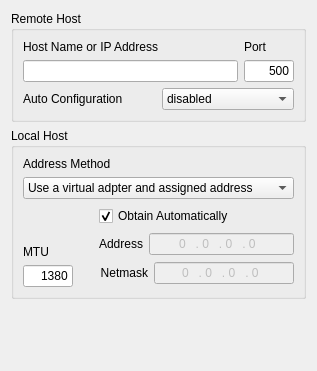
     <widget class="QWidget" name="tabGeneral" >
      <attribute name="title" >
       <string>General</string>
      </attribute>
      <layout class="QVBoxLayout" >
       <item>
        <widget class="QGroupBox" name="groupBoxRemoteHost" >
         <property name="title" >
          <string>Remote Host</string>
         </property>
         <layout class="QVBoxLayout" >
          <item>
           <layout class="QHBoxLayout" >
            <item>
             <layout class="QVBoxLayout" >
              <item>
               <widget class="QLabel" name="textLabelHost" >
                <property name="text" >
                 <string>Host Name or IP Address</string>
                </property>
                <property name="wordWrap" >
                 <bool>false</bool>
                </property>
               </widget>
              </item>
              <item>
               <widget class="QLineEdit" name="lineEditHost" >
                <property name="sizePolicy" >
                 <sizepolicy vsizetype="Preferred" hsizetype="Expanding" >
                  <horstretch>1</horstretch>
                  <verstretch>0</verstretch>
                 </sizepolicy>
                </property>
               </widget>
              </item>
             </layout>
            </item>
            <item>
             <layout class="QVBoxLayout" >
              <item>
               <widget class="QLabel" name="textLabelPort" >
                <property name="text" >
                 <string>Port</string>
                </property>
                <property name="wordWrap" >
                 <bool>false</bool>
                </property>
               </widget>
              </item>
              <item>
               <widget class="QLineEdit" name="lineEditPort" >
                <property name="sizePolicy" >
                 <sizepolicy vsizetype="Preferred" hsizetype="Fixed" >
                  <horstretch>0</horstretch>
                  <verstretch>0</verstretch>
                 </sizepolicy>
                </property>
                <property name="maximumSize" >
                 <size>
                  <width>50</width>
                  <height>16777215</height>
                 </size>
                </property>
                <property name="text" >
                 <string>500</string>
                </property>
                <property name="alignment" >
                 <set>Qt::AlignRight</set>
                </property>
               </widget>
              </item>
             </layout>
            </item>
           </layout>
          </item>
          <item>
           <layout class="QHBoxLayout" >
            <item>
             <widget class="QLabel" name="textLabelConfigMethod" >
              <property name="text" >
               <string>Auto Configuration</string>
              </property>
              <property name="wordWrap" >
               <bool>false</bool>
              </property>
             </widget>
            </item>
            <item>
             <widget class="QComboBox" name="comboBoxConfigMethod" >
              <item>
               <property name="text" >
                <string>disabled</string>
               </property>
              </item>
              <item>
               <property name="text" >
                <string>ike config pull</string>
               </property>
              </item>
              <item>
               <property name="text" >
                <string>ike config push</string>
               </property>
              </item>
              <item>
               <property name="text" >
                <string>dhcp over ipsec</string>
               </property>
              </item>
             </widget>
            </item>
           </layout>
          </item>
         </layout>
        </widget>
       </item>
       <item>
        <widget class="QGroupBox" name="groupBoxLocalHost" >
         <property name="title" >
          <string>Local Host</string>
         </property>
         <layout class="QGridLayout" >
          <item row="0" column="0" colspan="2" >
           <layout class="QVBoxLayout" >
            <item>
             <widget class="QLabel" name="textLabelAddressMethod" >
              <property name="text" >
               <string>Address Method</string>
              </property>
              <property name="wordWrap" >
               <bool>false</bool>
              </property>
             </widget>
            </item>
            <item>
             <widget class="QComboBox" name="comboBoxAddressMethod" >
              <item>
               <property name="text" >
                <string>Use a virtual adpter and assigned address</string>
               </property>
              </item>
              <item>
               <property name="text" >
                <string>Use a virtual adpter and random address</string>
               </property>
              </item>
              <item>
               <property name="text" >
                <string>Use an existing adapter and current address</string>
               </property>
              </item>
             </widget>
            </item>
           </layout>
          </item>
          <item row="1" column="0" >
           <layout class="QVBoxLayout" >
            <item>
             <spacer>
              <property name="orientation" >
               <enum>Qt::Vertical</enum>
              </property>
              <property name="sizeHint" stdset="0" >
               <size>
                <width>20</width>
                <height>40</height>
               </size>
              </property>
             </spacer>
            </item>
            <item>
             <widget class="QLabel" name="textLabelMTU" >
              <property name="text" >
               <string>MTU</string>
              </property>
              <property name="wordWrap" >
               <bool>false</bool>
              </property>
             </widget>
            </item>
            <item>
             <widget class="QLineEdit" name="lineEditMTU" >
              <property name="maximumSize" >
               <size>
                <width>50</width>
                <height>16777215</height>
               </size>
              </property>
              <property name="text" >
               <string>1380</string>
              </property>
              <property name="alignment" >
               <set>Qt::AlignRight</set>
              </property>
             </widget>
            </item>
           </layout>
          </item>
          <item row="1" column="1" >
           <layout class="QHBoxLayout" >
            <item>
             <spacer>
              <property name="orientation" >
               <enum>Qt::Horizontal</enum>
              </property>
              <property name="sizeType" >
               <enum>QSizePolicy::Preferred</enum>
              </property>
              <property name="sizeHint" stdset="0" >
               <size>
                <width>20</width>
                <height>20</height>
               </size>
              </property>
             </spacer>
            </item>
            <item>
             <layout class="QVBoxLayout" >
              <item>
               <widget class="QCheckBox" name="checkBoxAddressAuto" >
                <property name="text" >
                 <string>Obtain Automatically</string>
                </property>
                <property name="checked" >
                 <bool>true</bool>
                </property>
               </widget>
              </item>
              <item>
               <layout class="QHBoxLayout" >
                <item>
                 <widget class="QLabel" name="textLabelAddress" >
                  <property name="sizePolicy" >
                   <sizepolicy vsizetype="Preferred" hsizetype="Preferred" >
                    <horstretch>0</horstretch>
                    <verstretch>0</verstretch>
                   </sizepolicy>
                  </property>
                  <property name="text" >
                   <string>Address</string>
                  </property>
                  <property name="alignment" >
                   <set>Qt::AlignRight|Qt::AlignTrailing|Qt::AlignVCenter</set>
                  </property>
                  <property name="wordWrap" >
                   <bool>false</bool>
                  </property>
                 </widget>
                </item>
                <item>
                 <widget class="QLineEdit" name="lineEditAddress" >
                  <property name="enabled" >
                   <bool>false</bool>
                  </property>
                  <property name="sizePolicy" >
                   <sizepolicy vsizetype="Fixed" hsizetype="MinimumExpanding" >
                    <horstretch>0</horstretch>
                    <verstretch>0</verstretch>
                   </sizepolicy>
                  </property>
                  <property name="inputMask" >
                   <string>009 . 009 . 009 . 009; </string>
                  </property>
                  <property name="text" >
                   <string>0 . 0 . 0 . 0</string>
                  </property>
                  <property name="alignment" >
                   <set>Qt::AlignHCenter</set>
                  </property>
                 </widget>
                </item>
               </layout>
              </item>
              <item>
               <layout class="QHBoxLayout" >
                <item>
                 <widget class="QLabel" name="textLabelNetmask" >
                  <property name="sizePolicy" >
                   <sizepolicy vsizetype="Preferred" hsizetype="Preferred" >
                    <horstretch>0</horstretch>
                    <verstretch>0</verstretch>
                   </sizepolicy>
                  </property>
                  <property name="text" >
                   <string>Netmask</string>
                  </property>
                  <property name="alignment" >
                   <set>Qt::AlignRight|Qt::AlignTrailing|Qt::AlignVCenter</set>
                  </property>
                  <property name="wordWrap" >
                   <bool>false</bool>
                  </property>
                 </widget>
                </item>
                <item>
                 <widget class="QLineEdit" name="lineEditNetmask" >
                  <property name="enabled" >
                   <bool>false</bool>
                  </property>
                  <property name="sizePolicy" >
                   <sizepolicy vsizetype="Fixed" hsizetype="MinimumExpanding" >
                    <horstretch>0</horstretch>
                    <verstretch>0</verstretch>
                   </sizepolicy>
                  </property>
                  <property name="inputMask" >
                   <string>009 . 009 . 009 . 009; </string>
                  </property>
                  <property name="text" >
                   <string>0 . 0 . 0 . 0</string>
                  </property>
                  <property name="alignment" >
                   <set>Qt::AlignHCenter</set>
                  </property>
                 </widget>
                </item>
               </layout>
              </item>
             </layout>
            </item>
           </layout>
          </item>
         </layout>
        </widget>
       </item>
       <item>
        <spacer>
         <property name="orientation" >
          <enum>Qt::Vertical</enum>
         </property>
         <property name="sizeHint" stdset="0" >
          <size>
           <width>20</width>
           <height>61</height>
          </size>
         </property>
        </spacer>
       </item>
      </layout>
     </widget>
